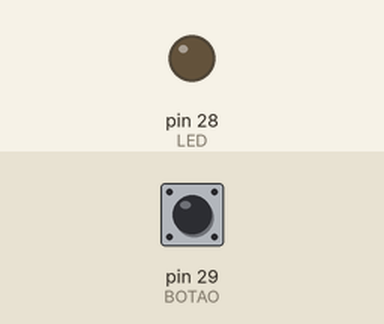
This sketch was run on a simulated Arduino Mega 2560, built with avr-gcc and run on an emulated ATmega2560. On the bench: output pins drawn as LEDs (lit = HIGH). Inputs (shaded band) come from the test bench; at power-on: pin 29 (BOTAO) LOW.

Above: at 1.2 s.
1.3 s: pin 29 (BOTAO) pulled HIGH for 0.15 s
At 1.37 s:
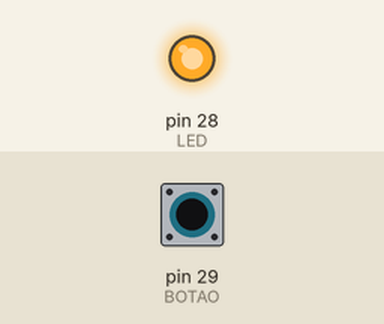
2.9 s: pin 29 (BOTAO) pulled HIGH for 3.2 s
At 7.3 s:
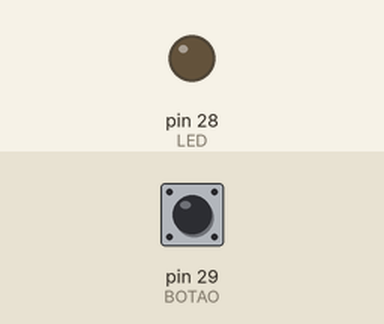
Timing chart, 0 to 8.8 s (numbered marks = the images above; inputs shaded):
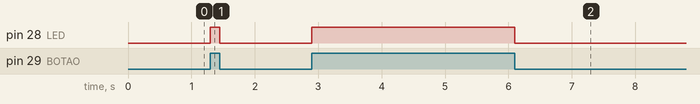

The sketch:

Ex18.ino
```cpp
/* Programa: Acender LED ao verificar uma entrada
 * Arduino : MEGA 2560
 * Autor   : Rahul M. Juliato
 * Data    : 20/09/2019
 */

#define LED 28
#define BOTAO 29

int estado_entrada = 0;

void setup(){

  pinMode(LED, OUTPUT);
  pinMode(BOTAO, INPUT);

}

void loop(){

  estado_entrada = digitalRead(BOTAO);

  if (estado_entrada == HIGH){

    digitalWrite(LED, HIGH);

  }

  else {

    digitalWrite(LED, LOW);

  }

}
```

Measured:
- after the input at 1.3 s, pin 28 (LED): LOW → HIGH at once, → LOW 0.15 s later
- after the input at 2.9 s, pin 28 (LED): LOW → HIGH at once, → LOW 3.2 s later
